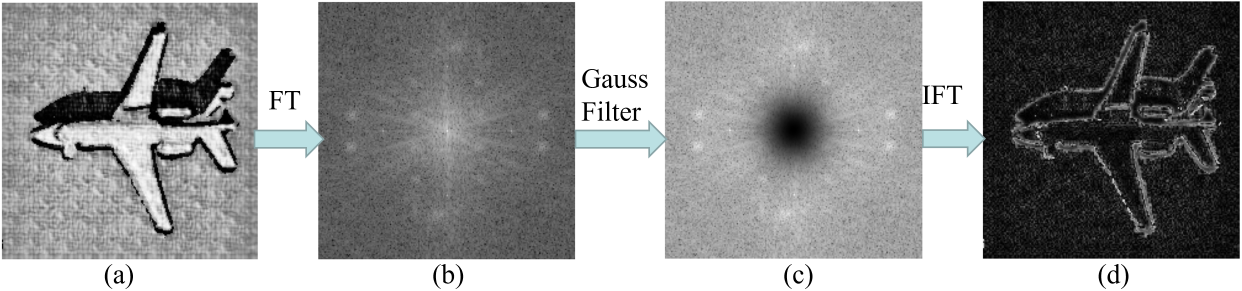
#> input picture image/10.png, 3724 x 872 px, given in place of background.jpg, which was not available (shown at 1/3 size)
$ python transparentBackground_white.bak.py
#> lines starting #> are read from the running program, lines starting #| are printed output that depends on the picture; after the words box and inside, x2 and y2 are one past the last pixel; in counts of white or black regions, pixels touching at a corner belong together; pictures that were not available may be replaced by others from this repository, and a replacement may not be noted
from PIL import Image
import cv2
import numpy as np
# img = Image.open("000203.jpg")  # 读取照片
# img = img.convert("RGBA")    # 转换格式，确保像素包含alpha通道
# width, height = img.size     # 长度和宽度
#
# # < xmin > 101 < / xmin >
# # < ymin > 204 < / ymin >
# # < xmax > 165 < / xmax >
# # < ymax > 268 < / ymax >
#
# for i in range(0,width):     # 遍历所有长度的点
#     for j in range(0,height):       # 遍历所有宽度的点
#         data = img.getpixel((i,j))  # 获取一个像素
#         if data[0] >240 and data[1] >240 and data[2] >240:
#              img.putpixel((i, j), (255, 255, 255, 0))
#         # if (data.count(255) == 4):  # RGBA都是255，改成透明色
#         #     img.putpixel((i,j),(255,255,255,0))
# img.save("1.png")

import cv2
import numpy as np
import matplotlib.pyplot as plt
import os

# 1. 读取图片
img1 = cv2.imread('background.jpg') #读取沙漠图片
#> img1 is the input picture: shape (872, 3724, 3); mean B, G, R 147.2, 147.2, 146.8
img2 = cv2.imread('2.jpg') #读取logo图片
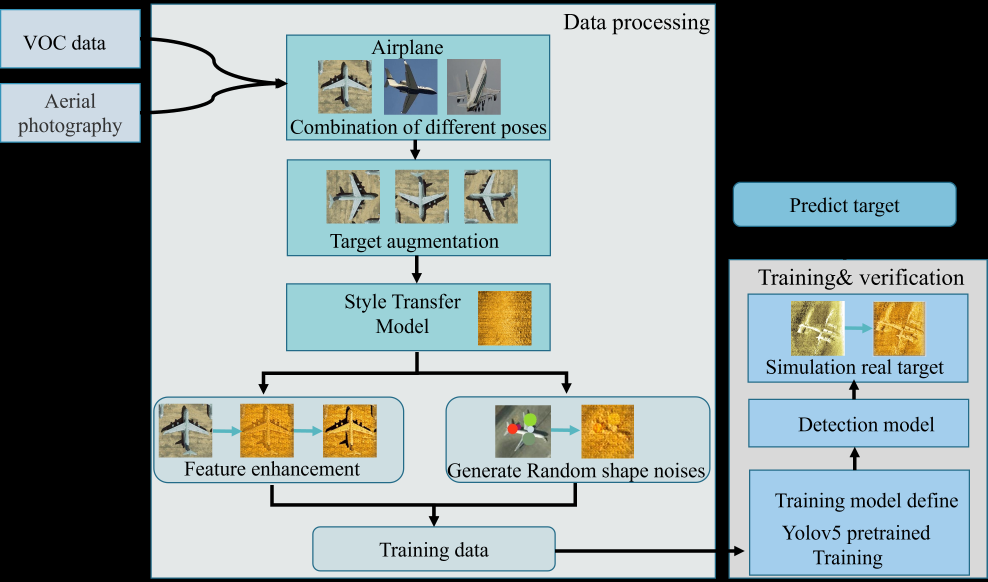
#> input picture image/2.png, 3951 x 2326 px, given in place of 2.jpg, which was not available (shown at 1/4 size)
#> img2 is the input picture: shape (2326, 3951, 3); mean B, G, R 155.6, 154.8, 143.2
#img2 = cv2.imread('opencv_logo.jpg'，0) #也可以读取logo的时候直接灰度化

# 2. 根据logo大小提取感兴趣区域roi
# 把logo放在左上角，提取原图中要放置logo的区域roi
rows, cols = img2.shape[:2]
#> rows = 2326; cols = 3951
roi = img1[:rows, :cols]

# 3. 创建掩膜mask
img2gray = cv2.cvtColor(img2, cv2.COLOR_BGR2GRAY) #将图片灰度化，如果在读取logo时直接灰度化，该步骤可省略
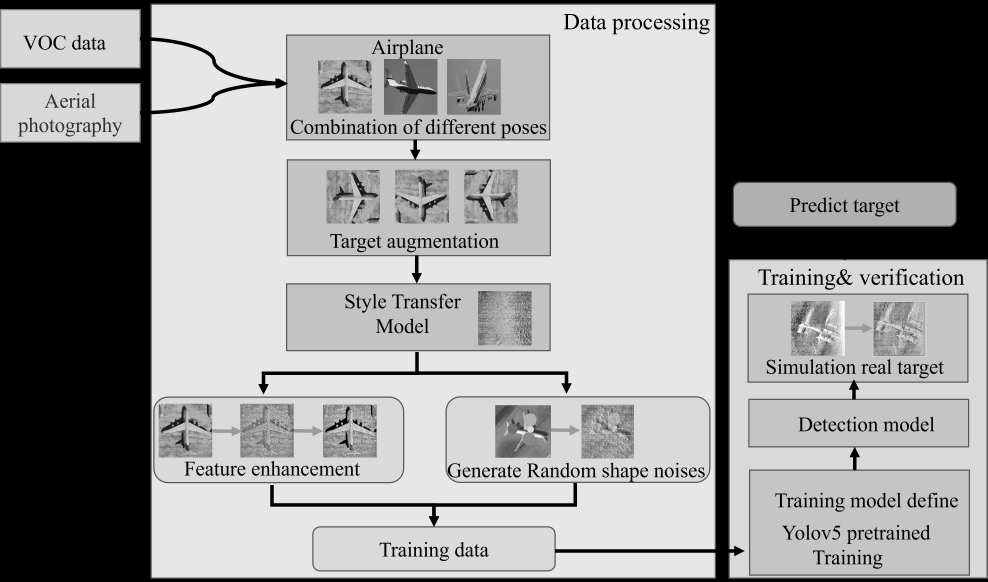
#> img2gray: shape (2326, 3951) (shown at 1/4 size); min 0, max 255, mean 151.5

#cv2.THRESH_BINARY：如果一个像素值低于200，则像素值转换为255（白色色素值），否则转换成0（黑色色素值）
#即有内容的地方为黑色0，无内容的地方为白色255.
#白色的地方还是白色，除了白色的地方全变成黑色
ret, mask = cv2.threshold(img2gray, 175, 255, cv2.THRESH_BINARY)#阙值操作
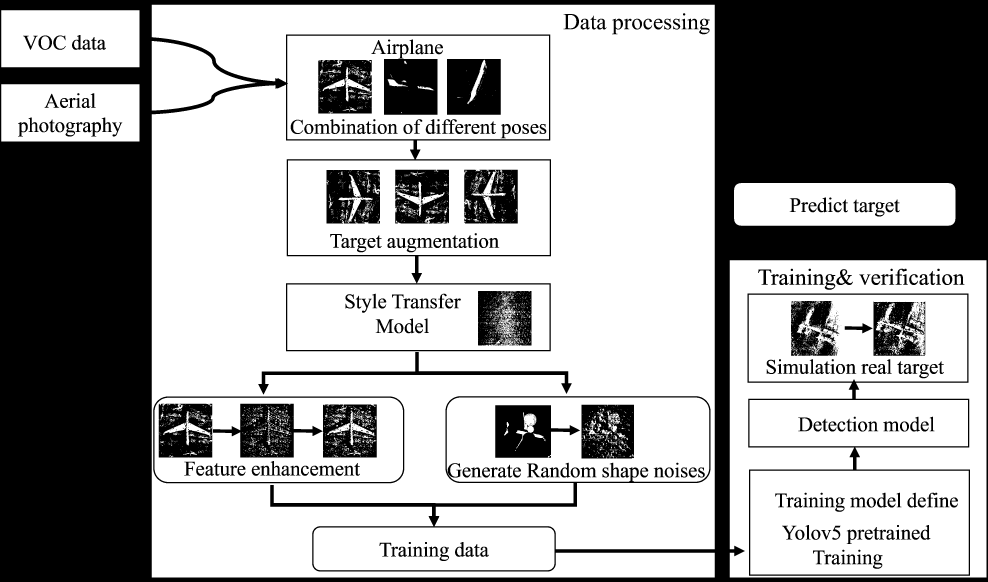
#> mask: shape (2326, 3951) (shown at 1/4 size); 64.8% white; 1022 black regions (658 under 20 px), largest, box (x1, y1, x2, y2) and area: (0, 0, 3951, 2326) 2443231, (1536, 236, 1750, 459) 46080, (1788, 236, 2003, 459) 45186
mask_inv = cv2.bitwise_not(mask) #与mask颜色相反，白色变成黑色，黑变白

# 4. logo与感兴趣区域roi融合
# 保留除logo外的背景
#> (the run stopped early here; a loop or call above may not have finished)
